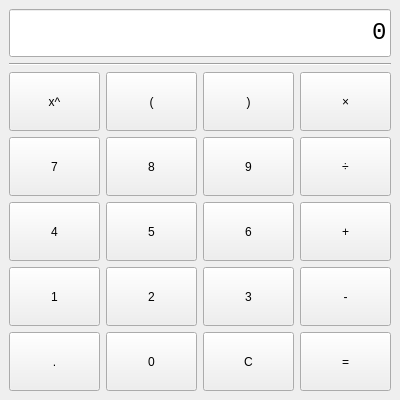
<?xml version="1.0" encoding="UTF-8"?>
<ui version="4.0">
 <class>MainWindow</class>
 <widget class="QMainWindow" name="MainWindow">
  <property name="windowModality">
   <enum>Qt::WindowModality::NonModal</enum>
  </property>
  <property name="geometry">
   <rect>
    <x>0</x>
    <y>0</y>
    <width>400</width>
    <height>400</height>
   </rect>
  </property>
  <property name="minimumSize">
   <size>
    <width>400</width>
    <height>400</height>
   </size>
  </property>
  <property name="maximumSize">
   <size>
    <width>400</width>
    <height>400</height>
   </size>
  </property>
  <property name="acceptDrops">
   <bool>false</bool>
  </property>
  <property name="windowTitle">
   <string>Qalc</string>
  </property>
  <widget class="QWidget" name="centralwidget">
   <layout class="QVBoxLayout" name="verticalLayout">
    <item>
     <widget class="QLineEdit" name="equation_edit">
      <property name="minimumSize">
       <size>
        <width>0</width>
        <height>48</height>
       </size>
      </property>
      <property name="maximumSize">
       <size>
        <width>16777215</width>
        <height>48</height>
       </size>
      </property>
      <property name="font">
       <font>
        <family>Monospace</family>
        <pointsize>18</pointsize>
       </font>
      </property>
      <property name="layoutDirection">
       <enum>Qt::LayoutDirection::RightToLeft</enum>
      </property>
      <property name="text">
       <string>0</string>
      </property>
      <property name="alignment">
       <set>Qt::AlignmentFlag::AlignRight|Qt::AlignmentFlag::AlignTrailing|Qt::AlignmentFlag::AlignVCenter</set>
      </property>
     </widget>
    </item>
    <item>
     <widget class="Line" name="line">
      <property name="orientation">
       <enum>Qt::Orientation::Horizontal</enum>
      </property>
     </widget>
    </item>
    <item>
     <layout class="QGridLayout" name="gridLayout_2">
      <item row="3" column="3">
       <widget class="QPushButton" name="subtract">
        <property name="sizePolicy">
         <sizepolicy hsizetype="Expanding" vsizetype="Expanding">
          <horstretch>0</horstretch>
          <verstretch>0</verstretch>
         </sizepolicy>
        </property>
        <property name="cursor">
         <cursorShape>ArrowCursor</cursorShape>
        </property>
        <property name="text">
         <string>-</string>
        </property>
       </widget>
      </item>
      <item row="2" column="2">
       <widget class="QPushButton" name="six">
        <property name="sizePolicy">
         <sizepolicy hsizetype="Expanding" vsizetype="Expanding">
          <horstretch>0</horstretch>
          <verstretch>0</verstretch>
         </sizepolicy>
        </property>
        <property name="cursor">
         <cursorShape>ArrowCursor</cursorShape>
        </property>
        <property name="text">
         <string>6</string>
        </property>
       </widget>
      </item>
      <item row="3" column="2">
       <widget class="QPushButton" name="three">
        <property name="sizePolicy">
         <sizepolicy hsizetype="Expanding" vsizetype="Expanding">
          <horstretch>0</horstretch>
          <verstretch>0</verstretch>
         </sizepolicy>
        </property>
        <property name="cursor">
         <cursorShape>ArrowCursor</cursorShape>
        </property>
        <property name="text">
         <string>3</string>
        </property>
       </widget>
      </item>
      <item row="1" column="0">
       <widget class="QPushButton" name="seven">
        <property name="sizePolicy">
         <sizepolicy hsizetype="Expanding" vsizetype="Expanding">
          <horstretch>0</horstretch>
          <verstretch>0</verstretch>
         </sizepolicy>
        </property>
        <property name="cursor">
         <cursorShape>ArrowCursor</cursorShape>
        </property>
        <property name="text">
         <string>7</string>
        </property>
       </widget>
      </item>
      <item row="1" column="2">
       <widget class="QPushButton" name="nine">
        <property name="sizePolicy">
         <sizepolicy hsizetype="Expanding" vsizetype="Expanding">
          <horstretch>0</horstretch>
          <verstretch>0</verstretch>
         </sizepolicy>
        </property>
        <property name="cursor">
         <cursorShape>ArrowCursor</cursorShape>
        </property>
        <property name="text">
         <string>9</string>
        </property>
       </widget>
      </item>
      <item row="1" column="3">
       <widget class="QPushButton" name="divide">
        <property name="sizePolicy">
         <sizepolicy hsizetype="Expanding" vsizetype="Expanding">
          <horstretch>0</horstretch>
          <verstretch>0</verstretch>
         </sizepolicy>
        </property>
        <property name="cursor">
         <cursorShape>ArrowCursor</cursorShape>
        </property>
        <property name="text">
         <string>÷</string>
        </property>
       </widget>
      </item>
      <item row="4" column="0">
       <widget class="QPushButton" name="decimal">
        <property name="sizePolicy">
         <sizepolicy hsizetype="Expanding" vsizetype="Expanding">
          <horstretch>0</horstretch>
          <verstretch>0</verstretch>
         </sizepolicy>
        </property>
        <property name="cursor">
         <cursorShape>ArrowCursor</cursorShape>
        </property>
        <property name="text">
         <string>.</string>
        </property>
       </widget>
      </item>
      <item row="2" column="1">
       <widget class="QPushButton" name="five">
        <property name="sizePolicy">
         <sizepolicy hsizetype="Expanding" vsizetype="Expanding">
          <horstretch>0</horstretch>
          <verstretch>0</verstretch>
         </sizepolicy>
        </property>
        <property name="cursor">
         <cursorShape>ArrowCursor</cursorShape>
        </property>
        <property name="text">
         <string>5</string>
        </property>
       </widget>
      </item>
      <item row="4" column="2">
       <widget class="QPushButton" name="clear">
        <property name="sizePolicy">
         <sizepolicy hsizetype="Expanding" vsizetype="Expanding">
          <horstretch>0</horstretch>
          <verstretch>0</verstretch>
         </sizepolicy>
        </property>
        <property name="cursor">
         <cursorShape>ArrowCursor</cursorShape>
        </property>
        <property name="text">
         <string>C</string>
        </property>
       </widget>
      </item>
      <item row="4" column="3">
       <widget class="QPushButton" name="equals">
        <property name="sizePolicy">
         <sizepolicy hsizetype="Expanding" vsizetype="Expanding">
          <horstretch>0</horstretch>
          <verstretch>0</verstretch>
         </sizepolicy>
        </property>
        <property name="cursor">
         <cursorShape>ArrowCursor</cursorShape>
        </property>
        <property name="text">
         <string>=</string>
        </property>
       </widget>
      </item>
      <item row="4" column="1">
       <widget class="QPushButton" name="zero">
        <property name="sizePolicy">
         <sizepolicy hsizetype="Expanding" vsizetype="Expanding">
          <horstretch>0</horstretch>
          <verstretch>0</verstretch>
         </sizepolicy>
        </property>
        <property name="cursor">
         <cursorShape>ArrowCursor</cursorShape>
        </property>
        <property name="text">
         <string>0</string>
        </property>
       </widget>
      </item>
      <item row="3" column="1">
       <widget class="QPushButton" name="two">
        <property name="sizePolicy">
         <sizepolicy hsizetype="Expanding" vsizetype="Expanding">
          <horstretch>0</horstretch>
          <verstretch>0</verstretch>
         </sizepolicy>
        </property>
        <property name="cursor">
         <cursorShape>ArrowCursor</cursorShape>
        </property>
        <property name="text">
         <string>2</string>
        </property>
       </widget>
      </item>
      <item row="2" column="0">
       <widget class="QPushButton" name="four">
        <property name="sizePolicy">
         <sizepolicy hsizetype="Expanding" vsizetype="Expanding">
          <horstretch>0</horstretch>
          <verstretch>0</verstretch>
         </sizepolicy>
        </property>
        <property name="cursor">
         <cursorShape>ArrowCursor</cursorShape>
        </property>
        <property name="text">
         <string>4</string>
        </property>
       </widget>
      </item>
      <item row="2" column="3">
       <widget class="QPushButton" name="add">
        <property name="sizePolicy">
         <sizepolicy hsizetype="Expanding" vsizetype="Expanding">
          <horstretch>0</horstretch>
          <verstretch>0</verstretch>
         </sizepolicy>
        </property>
        <property name="cursor">
         <cursorShape>ArrowCursor</cursorShape>
        </property>
        <property name="text">
         <string>+</string>
        </property>
       </widget>
      </item>
      <item row="3" column="0">
       <widget class="QPushButton" name="one">
        <property name="sizePolicy">
         <sizepolicy hsizetype="Expanding" vsizetype="Expanding">
          <horstretch>0</horstretch>
          <verstretch>0</verstretch>
         </sizepolicy>
        </property>
        <property name="cursor">
         <cursorShape>ArrowCursor</cursorShape>
        </property>
        <property name="text">
         <string>1</string>
        </property>
       </widget>
      </item>
      <item row="1" column="1">
       <widget class="QPushButton" name="eight">
        <property name="sizePolicy">
         <sizepolicy hsizetype="Expanding" vsizetype="Expanding">
          <horstretch>0</horstretch>
          <verstretch>0</verstretch>
         </sizepolicy>
        </property>
        <property name="cursor">
         <cursorShape>ArrowCursor</cursorShape>
        </property>
        <property name="text">
         <string>8</string>
        </property>
       </widget>
      </item>
      <item row="0" column="1">
       <widget class="QPushButton" name="left_para">
        <property name="sizePolicy">
         <sizepolicy hsizetype="Minimum" vsizetype="Expanding">
          <horstretch>0</horstretch>
          <verstretch>0</verstretch>
         </sizepolicy>
        </property>
        <property name="text">
         <string>(</string>
        </property>
       </widget>
      </item>
      <item row="0" column="0">
       <widget class="QPushButton" name="exponent">
        <property name="sizePolicy">
         <sizepolicy hsizetype="Minimum" vsizetype="Expanding">
          <horstretch>0</horstretch>
          <verstretch>0</verstretch>
         </sizepolicy>
        </property>
        <property name="text">
         <string>x^</string>
        </property>
       </widget>
      </item>
      <item row="0" column="2">
       <widget class="QPushButton" name="right_para">
        <property name="sizePolicy">
         <sizepolicy hsizetype="Minimum" vsizetype="Expanding">
          <horstretch>0</horstretch>
          <verstretch>0</verstretch>
         </sizepolicy>
        </property>
        <property name="text">
         <string>)</string>
        </property>
       </widget>
      </item>
      <item row="0" column="3">
       <widget class="QPushButton" name="multiply">
        <property name="sizePolicy">
         <sizepolicy hsizetype="Minimum" vsizetype="Expanding">
          <horstretch>0</horstretch>
          <verstretch>0</verstretch>
         </sizepolicy>
        </property>
        <property name="text">
         <string>×</string>
        </property>
       </widget>
      </item>
     </layout>
    </item>
   </layout>
  </widget>
 </widget>
 <resources/>
 <connections/>
</ui>
